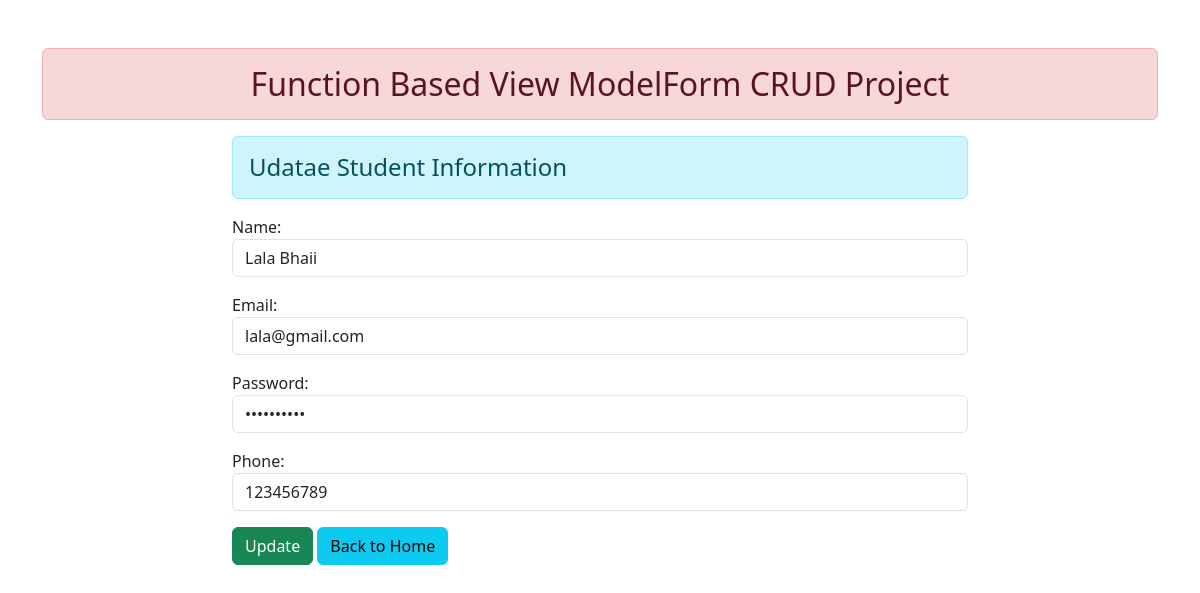
The app's page /update/1/ with its own data.
### enroll/models.py (models this page shows)
class Student(models.Model):
    name = models.CharField(max_length=100)
    email = models.EmailField(max_length=100)
    password = models.CharField(max_length=100)
    phone = models.IntegerField()

### enroll/views.py (the view)
# urls.py: path('update/<int:id>/', views.update_data, name="Update_data"),
def update_data(request, id):
    if request.method == 'POST':
        ud = Student.objects.get(pk=id)
        obj1 = StudentRegistration(request.POST, instance=ud)
        if obj1.is_valid():
            obj1.save()
    else:
        ud = Student.objects.get(pk=id)
        obj1 = StudentRegistration(instance=ud)
    return render(request, 'enroll/updatestudent.html', {'form': obj1})

### enroll/forms.py
class StudentRegistration(forms.ModelForm):
    class Meta:
        model = Student
        fields = '__all__'
        widgets = {
            'name': forms.TextInput(attrs={'class':'form-control'}),
            'email': forms.EmailInput(attrs={'class':'form-control'}),
            'password': forms.PasswordInput(render_value=True, attrs={'class':'form-control'}),
            'phone': forms.NumberInput(attrs={'class':'form-control'}),
        }

### enroll/templates/enroll/updatestudent.html (shortened to what this page needs)
{% extends 'enroll/base.html' %}
{% block content %}
<div class="row">
    <div class="col-sm-8 offset-2">
        <h4 class="alert alert-info">Udatae Student Information</h4>
        <form action="" method="post">
            {{form.as_p}}
            <input type="submit" class="btn btn-success" value="Update">
            <a href="{% url 'Addandshow' %}" class="btn btn-info">Back to Home</a>
        </form>
    </div>
</div>
{% endblock content %}

### records on screen
Student: name "Lala Bhaii", email "lala@gmail.com", phone "123456789"
